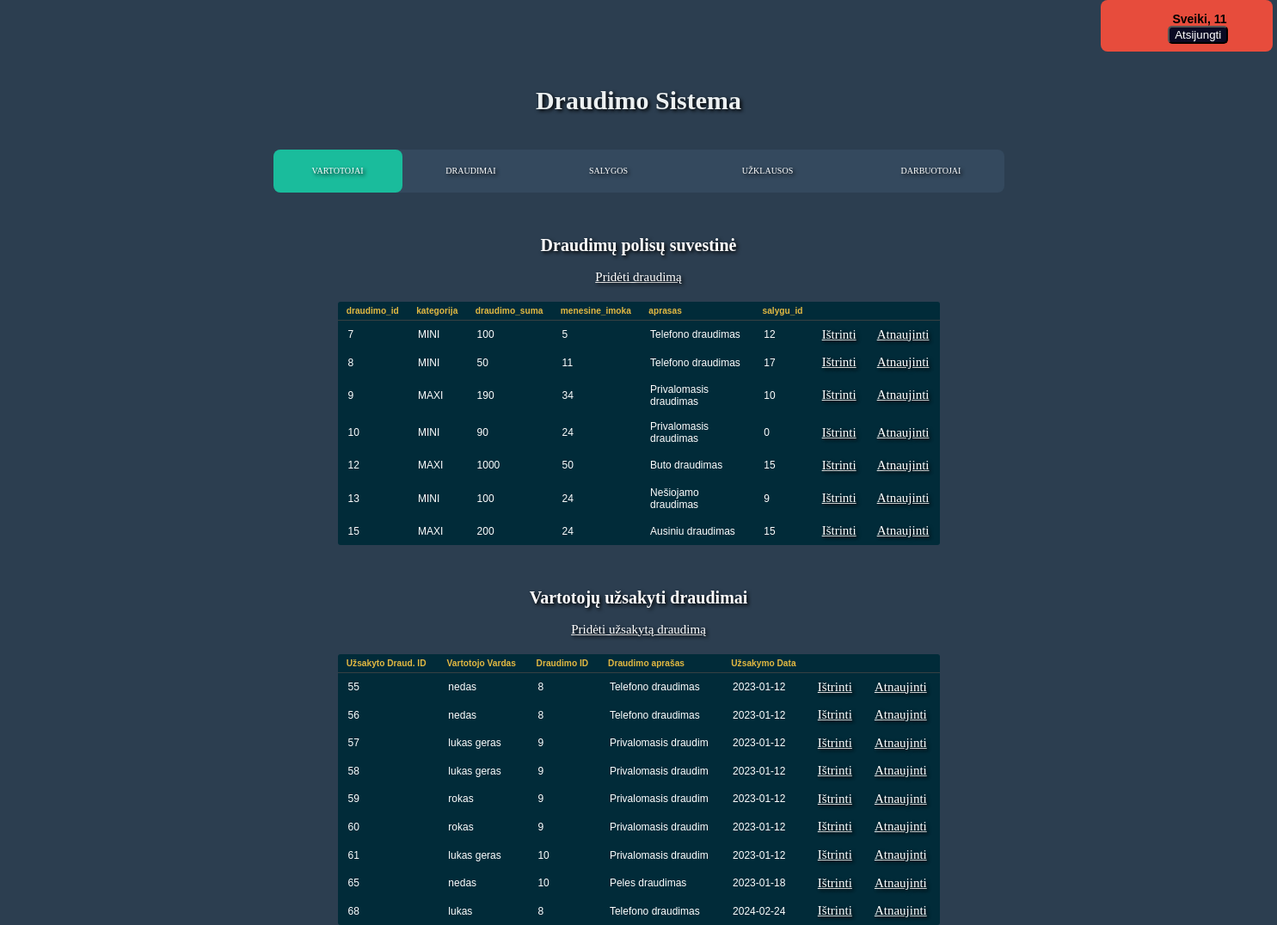
The app's page /Insurance/draudimaiAdmin.php (signed in) with its own data.
### tables this page shows
CREATE TABLE `draudimo_polisai` (
  `draudimo_id` int(20) NOT NULL,
  `kategorija` varchar(50) NOT NULL,
  `draudimo_suma` int(20) NOT NULL,
  `menesine_imoka` int(20) NOT NULL,
  `aprasas` varchar(50) NOT NULL,
  `salygu_id` int(20) NOT NULL
);

CREATE TABLE `patvirtinti_draud` (
  `uzsakyto_id` int(20) NOT NULL,
  `user_name` varchar(20) NOT NULL,
  `draudimo_id` int(20) NOT NULL,
  `draudimo_aprasas` varchar(30) NOT NULL,
  `uzsakymo_data` date NOT NULL DEFAULT current_timestamp()
);

### Insurance/draudimaiAdmin.php (the view, shortened to what this page needs)
<!DOCTYPE html>
<html lang="en">
<head>
    <link rel="stylesheet" href="styleIndex.css">
</head>
<body>
 <div class = "name">
	<h3 class ="loginName"><?php
									echo "Sveiki, ".$_SESSION["username"];
							?></h3>
	<div class = "atsijungti">
		<form method="post">
		 <input type="submit" name="button1"
                class="button" value="Atsijungti" />
		</form>
	</div>
 </div>
<h1>Draudimo Sistema</h1>
<nav>
	<a href="vartotojaiAdmin.php">Vartotojai</a>
	<a href="draudimaiAdmin.php">Draudimai</a>
	<a href="salygosAdmin.php">Salygos</a>
	<a href="uzklausosAdmin.php">Užklausos</a>
	<a href="darbuotojaiAdmin.php">Darbuotojai</a>
	<div class="animation start-home"></div>
</nav>
<h2>Draudimų polisų suvestinė</h2>
<div class = "lentele">
<a href='prideti_draud.php'>Pridėti draudimą</a>
<?php
include'connection.php';
	$sql = "SELECT draudimo_id,kategorija,draudimo_suma,menesine_imoka,aprasas,salygu_id FROM draudimo_polisai";
	$result = $conn->query($sql);
    echo "<table class=\"table\">\n";
    echo "  <tr>\n";
    echo "    <th>draudimo_id</th>\n";
    echo "    <th>kategorija</th>\n";
    echo "    <th>draudimo_suma</th>\n";
    echo "    <th>menesine_imoka</th>\n";
	echo "    <th>aprasas</th>\n";
    echo "    <th>salygu_id</th>\n";
    echo "    <th></th>\n";
	echo "    <th></th>\n";
    echo "  </tr>";
	if ($result->num_rows > 0) {
	while($row = $result->fetch_assoc()) {
		echo "<tr>\n";
		echo "    <td>".$row["draudimo_id"]."</td>\n";
		echo "    <td>".$row["kategorija"]."</td>\n";
		echo "    <td>".$row["draudimo_suma"]."</td>\n";
		echo "    <td>".$row["menesine_imoka"]."</td>\n";
		echo "    <td>".$row["aprasas"]."</td>\n";
		echo "    <td>".$row["salygu_id"]."</td>\n";
    	echo "    <td>"."<a href='atsaukti_Draud.php?draudimo_id=".$row["draudimo_id"]. "' onclick='return confirmDelete(this);'>Ištrinti</a>"."</td>\n";
		echo "    <td>"."<a href='atnaujinti_draud.php?draudimo_id=".$row["draudimo_id"]. "' onclick='return confirmUpdate(this);'>Atnaujinti</a>"."</td>\n";
	}
	echo "</table>\n";
	} else {
    echo "0 results";
}
?>
</div>
<h2>Vartotojų užsakyti draudimai</h2>
<div class = "lentele">
<a href='prideti_uzsakyta.php'>Pridėti užsakytą draudimą</a>
<?php
include'connection.php';
	$sql = "SELECT * FROM patvirtinti_draud";
	$result = $conn->query($sql);
    echo "<table class=\"table\">\n";
    echo "  <tr>\n";
    echo "    <th>Užsakyto Draud. ID</th>\n";
    echo "    <th>Vartotojo Vardas</th>\n";
    echo "    <th>Draudimo ID</th>\n";
    echo "    <th>Draudimo aprašas</th>\n";
	echo "    <th>Užsakymo Data</th>\n";
    echo "    <th></th>\n";
	echo "    <th></th>\n";
    echo "  </tr>";
	if ($result->num_rows > 0) {
	while($row = $result->fetch_assoc()) {
		echo "<tr>\n";
		echo "    <td>".$row["uzsakyto_id"]."</td>\n";
		echo "    <td>".$row["user_name"]."</td>\n";
		echo "    <td>".$row["draudimo_id"]."</td>\n";
		echo "    <td>".$row["draudimo_aprasas"]."</td>\n";
		echo "    <td>".$row["uzsakymo_data"]."</td>\n";
    	echo "    <td>"."<a href='atsaukti_uzsakyma.php?uzsakyto_id=".$row["uzsakyto_id"]. "' onclick='return confirmDelete(this);'>Ištrinti</a>"."</td>\n";
		echo "    <td>"."<a href='atnaujinti_uzsakyma.php?uzsakyto_id=".$row["uzsakyto_id"]. "' onclick='return confirmUpdate(this);'>Atnaujinti</a>"."</td>\n";
	}
	echo "</table>\n";
	} else {
    echo "0 results";
}
?>
</div>
</body>

### Insurance/styleIndex.css (style rules this page uses)
body { margin: 0; padding: 0; align-items: center; text-align: center; }
nav { margin: 27px auto 0; position: relative; width: 850px; height: 50px; background-color: #34495e; border-radius: 8px; font-size: 0; }
nav a { line-height: 50px; height: 100%; font-size: 10px; display: inline-block; position: relative; z-index: 1; text-decoration: none; text-transform: uppercase; text-align: center; color: white; cursor: pointer; }
nav .animation { position: absolute; height: 100%; top: 0; z-index: 0; transition: all .5s ease 0s; border-radius: 8px; }
a:nth-child(1) { width: 150px; }
a:nth-child(2) { width: 160px; }
a:nth-child(3) { width: 160px; }
a:nth-child(4) { width: 210px; }
a:nth-child(5) { width: 170px; }
nav .start-home, a:nth-child(1):hover~.animation { width: 150px; left: 0; background-color: #1abc9c; }
body { font-size: 12px; font-family: sans-serif; background: #2c3e50; }
h1 { text-align: center; margin: 40px 0 40px; text-align: center; font-size: 30px; color: #ecf0f1; text-shadow: 2px 2px 4px #000000; font-family: 'Cherry Swash', cursive; }
form { width: 35%; margin-left: 32%; margin-top: 15%; }
a { color: rgb(255, 255, 255); font-size: 15px; text-shadow: 2px 2px 4px #000000; font-family: 'Cherry Swash', cursive; }
.name { width: 200px; height: 60px; background-color: #e74c3c; margin-left: 1275px; display: inline-block; position: relative; border-radius: 8px; }
.loginName { margin-left: 30px; }
.atsijungti { width: 67px; background-color: #000000; color: #f1ecec; margin-top: -10px; margin-left: 65px; border-radius: 4px; }
table { text-align: center; margin-left: auto; margin-right: auto; margin-top: 20px; background: #012B39; border-radius: 0.25em; border-collapse: collapse; width: 700px; }
tr { text-align: left; }
th { border-bottom: 1px solid #364043; color: #E2B842; font-size: 0.85em; font-weight: 600; padding: 0.5em 1em; text-align: left; }
td { color: #fff; font-weight: 400; padding: 0.65em 1em; }
tbody tr { transition: background 0.25s ease; }
body { text-align:center; }
h2 { margin-top: 50px; color: rgb(255, 254, 254); font-size: 20px; text-shadow: 2px 2px 4px #000000; font-family: 'Cherry Swash', cursive; text-align: center; }
.button { position: absolute; margin-left: -20px; top:50%; background-color:#0a0a23; color: #fff; border-radius: 5px; }

### records on screen
draudimo_polisai: draudimo_id "7", kategorija "MINI", draudimo_suma "100", menesine_imoka "5", aprasas "Telefono draudimas", salygu "12"
draudimo_polisai: draudimo_id "8", kategorija "MINI", draudimo_suma "50", menesine_imoka "11", aprasas "Telefono draudimas", salygu "17"
draudimo_polisai: draudimo_id "9", kategorija "MAXI", draudimo_suma "190", menesine_imoka "34", aprasas "Privalomasis draudimas", salygu "10"
draudimo_polisai: draudimo_id "10", kategorija "MINI", draudimo_suma "90", menesine_imoka "24", aprasas "Privalomasis draudimas", salygu "0"
draudimo_polisai: draudimo_id "12", kategorija "MAXI", draudimo_suma "1000", menesine_imoka "50", aprasas "Buto draudimas", salygu "15"
draudimo_polisai: draudimo_id "13", kategorija "MINI", draudimo_suma "100", menesine_imoka "24", aprasas "Nešiojamo draudimas", salygu "9"
draudimo_polisai: draudimo_id "15", kategorija "MAXI", draudimo_suma "200", menesine_imoka "24", aprasas "Ausiniu draudimas", salygu "15"
patvirtinti_draud: uzsakyto_id "55", user_name "nedas", draudimo "8", draudimo_aprasas "Telefono draudimas", uzsakymo_data "2023-01-12"
patvirtinti_draud: uzsakyto_id "56", user_name "nedas", draudimo "8", draudimo_aprasas "Telefono draudimas", uzsakymo_data "2023-01-12"
patvirtinti_draud: uzsakyto_id "57", user_name "lukas geras", draudimo "9", draudimo_aprasas "Privalomasis draudim", uzsakymo_data "2023-01-12"
patvirtinti_draud: uzsakyto_id "58", user_name "lukas geras", draudimo "9", draudimo_aprasas "Privalomasis draudim", uzsakymo_data "2023-01-12"
patvirtinti_draud: uzsakyto_id "59", user_name "rokas", draudimo "9", draudimo_aprasas "Privalomasis draudim", uzsakymo_data "2023-01-12"
patvirtinti_draud: uzsakyto_id "60", user_name "rokas", draudimo "9", draudimo_aprasas "Privalomasis draudim", uzsakymo_data "2023-01-12"
patvirtinti_draud: uzsakyto_id "61", user_name "lukas geras", draudimo "10", draudimo_aprasas "Privalomasis draudim", uzsakymo_data "2023-01-12"
patvirtinti_draud: uzsakyto_id "65", user_name "nedas", draudimo "10", draudimo_aprasas "Peles draudimas", uzsakymo_data "2023-01-18"
patvirtinti_draud: uzsakyto_id "68", user_name "lukas", draudimo "8", draudimo_aprasas "Telefono draudimas", uzsakymo_data "2024-02-24"

### other values on screen
$_SESSION["username"] "11"
